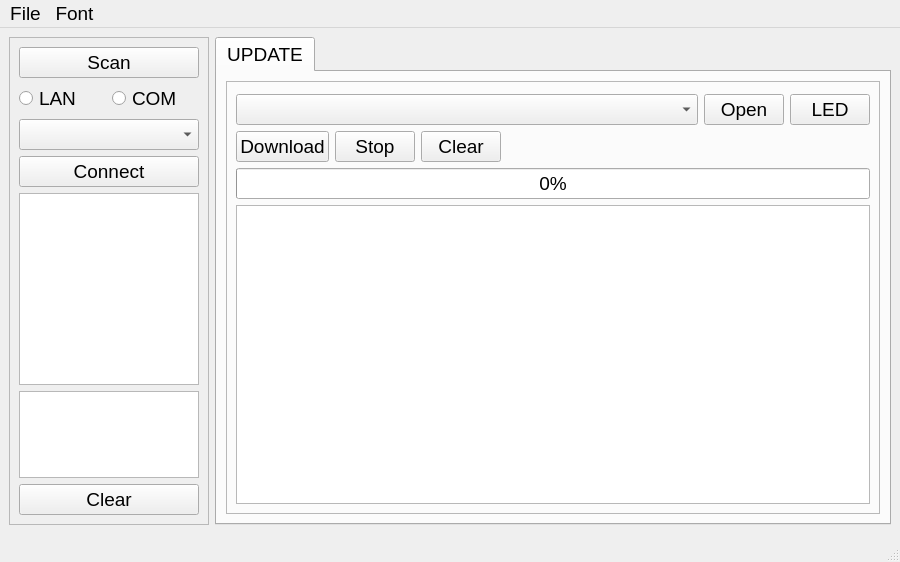
<?xml version="1.0" encoding="UTF-8"?>
<ui version="4.0">
 <class>MainWindow</class>
 <widget class="QMainWindow" name="MainWindow">
  <property name="geometry">
   <rect>
    <x>0</x>
    <y>0</y>
    <width>900</width>
    <height>562</height>
   </rect>
  </property>
  <property name="font">
   <font>
    <pointsize>14</pointsize>
   </font>
  </property>
  <property name="windowTitle">
   <string>FDCAN-GUI</string>
  </property>
  <widget class="QWidget" name="centralwidget">
   <layout class="QHBoxLayout" name="horizontalLayout">
    <item>
     <widget class="QFrame" name="frame">
      <property name="sizePolicy">
       <sizepolicy hsizetype="Preferred" vsizetype="Preferred">
        <horstretch>0</horstretch>
        <verstretch>0</verstretch>
       </sizepolicy>
      </property>
      <property name="minimumSize">
       <size>
        <width>200</width>
        <height>0</height>
       </size>
      </property>
      <property name="maximumSize">
       <size>
        <width>100</width>
        <height>16777215</height>
       </size>
      </property>
      <property name="frameShape">
       <enum>QFrame::StyledPanel</enum>
      </property>
      <property name="frameShadow">
       <enum>QFrame::Raised</enum>
      </property>
      <layout class="QVBoxLayout" name="verticalLayout_2">
       <property name="spacing">
        <number>-1</number>
       </property>
       <item>
        <widget class="QPushButton" name="btn_scan">
         <property name="text">
          <string>Scan</string>
         </property>
        </widget>
       </item>
       <item>
        <layout class="QHBoxLayout" name="horizontalLayout_3">
         <item>
          <widget class="QRadioButton" name="radio_mode_lan">
           <property name="text">
            <string>LAN</string>
           </property>
          </widget>
         </item>
         <item>
          <widget class="QRadioButton" name="radio_mode_com">
           <property name="text">
            <string>COM</string>
           </property>
          </widget>
         </item>
        </layout>
       </item>
       <item>
        <widget class="QComboBox" name="combo_device"/>
       </item>
       <item>
        <widget class="QPushButton" name="btn_connect">
         <property name="text">
          <string>Connect</string>
         </property>
        </widget>
       </item>
       <item>
        <widget class="QPlainTextEdit" name="text_device_info">
         <property name="sizePolicy">
          <sizepolicy hsizetype="Minimum" vsizetype="Minimum">
           <horstretch>0</horstretch>
           <verstretch>0</verstretch>
          </sizepolicy>
         </property>
         <property name="minimumSize">
          <size>
           <width>140</width>
           <height>0</height>
          </size>
         </property>
         <property name="lineWrapMode">
          <enum>QPlainTextEdit::NoWrap</enum>
         </property>
         <property name="readOnly">
          <bool>true</bool>
         </property>
         <property name="cursorWidth">
          <number>0</number>
         </property>
        </widget>
       </item>
       <item>
        <widget class="QPlainTextEdit" name="system_log"/>
       </item>
       <item>
        <widget class="QPushButton" name="btn_syslog_clear">
         <property name="text">
          <string>Clear</string>
         </property>
        </widget>
       </item>
      </layout>
     </widget>
    </item>
    <item>
     <widget class="QTabWidget" name="tabWidget">
      <property name="currentIndex">
       <number>0</number>
      </property>
      <widget class="QWidget" name="tab_update">
       <attribute name="title">
        <string>UPDATE</string>
       </attribute>
       <layout class="QVBoxLayout" name="verticalLayout_3">
        <item>
         <widget class="QFrame" name="frame_2">
          <property name="minimumSize">
           <size>
            <width>0</width>
            <height>300</height>
           </size>
          </property>
          <property name="frameShape">
           <enum>QFrame::StyledPanel</enum>
          </property>
          <property name="frameShadow">
           <enum>QFrame::Raised</enum>
          </property>
          <layout class="QVBoxLayout" name="verticalLayout_4">
           <property name="spacing">
            <number>-1</number>
           </property>
           <property name="topMargin">
            <number>12</number>
           </property>
           <item>
            <layout class="QHBoxLayout" name="horizontalLayout_2">
             <item>
              <widget class="QComboBox" name="combo_file"/>
             </item>
             <item>
              <widget class="QPushButton" name="btn_open">
               <property name="sizePolicy">
                <sizepolicy hsizetype="Fixed" vsizetype="Fixed">
                 <horstretch>0</horstretch>
                 <verstretch>0</verstretch>
                </sizepolicy>
               </property>
               <property name="minimumSize">
                <size>
                 <width>0</width>
                 <height>0</height>
                </size>
               </property>
               <property name="text">
                <string>Open</string>
               </property>
              </widget>
             </item>
             <item>
              <widget class="QPushButton" name="btn_led">
               <property name="sizePolicy">
                <sizepolicy hsizetype="Fixed" vsizetype="Fixed">
                 <horstretch>0</horstretch>
                 <verstretch>0</verstretch>
                </sizepolicy>
               </property>
               <property name="text">
                <string>LED</string>
               </property>
              </widget>
             </item>
            </layout>
           </item>
           <item>
            <layout class="QHBoxLayout" name="horizontalLayout_4">
             <property name="leftMargin">
              <number>0</number>
             </property>
             <property name="topMargin">
              <number>0</number>
             </property>
             <item>
              <widget class="QPushButton" name="btn_down">
               <property name="sizePolicy">
                <sizepolicy hsizetype="Minimum" vsizetype="Fixed">
                 <horstretch>0</horstretch>
                 <verstretch>0</verstretch>
                </sizepolicy>
               </property>
               <property name="text">
                <string>Download</string>
               </property>
              </widget>
             </item>
             <item>
              <widget class="QPushButton" name="btn_down_stop">
               <property name="text">
                <string>Stop</string>
               </property>
              </widget>
             </item>
             <item>
              <widget class="QPushButton" name="btn_log_clear">
               <property name="text">
                <string>Clear</string>
               </property>
              </widget>
             </item>
             <item>
              <spacer name="horizontalSpacer">
               <property name="orientation">
                <enum>Qt::Horizontal</enum>
               </property>
               <property name="sizeHint" stdset="0">
                <size>
                 <width>40</width>
                 <height>20</height>
                </size>
               </property>
              </spacer>
             </item>
            </layout>
           </item>
           <item>
            <widget class="QProgressBar" name="prog_bar_down">
             <property name="sizePolicy">
              <sizepolicy hsizetype="Expanding" vsizetype="Fixed">
               <horstretch>0</horstretch>
               <verstretch>0</verstretch>
              </sizepolicy>
             </property>
             <property name="minimumSize">
              <size>
               <width>0</width>
               <height>0</height>
              </size>
             </property>
             <property name="value">
              <number>0</number>
             </property>
            </widget>
           </item>
           <item>
            <widget class="QPlainTextEdit" name="log_text"/>
           </item>
          </layout>
         </widget>
        </item>
       </layout>
      </widget>
     </widget>
    </item>
   </layout>
  </widget>
  <widget class="QMenuBar" name="menubar">
   <property name="geometry">
    <rect>
     <x>0</x>
     <y>0</y>
     <width>900</width>
     <height>24</height>
    </rect>
   </property>
   <widget class="QMenu" name="menuFile">
    <property name="title">
     <string>File</string>
    </property>
    <addaction name="actionForce_Exit"/>
   </widget>
   <widget class="QMenu" name="menuLog">
    <property name="title">
     <string>Font</string>
    </property>
    <addaction name="action10"/>
    <addaction name="action11"/>
    <addaction name="action12"/>
    <addaction name="action13"/>
    <addaction name="action14"/>
   </widget>
   <addaction name="menuFile"/>
   <addaction name="menuLog"/>
  </widget>
  <widget class="QStatusBar" name="statusbar"/>
  <action name="actionForce_Exit">
   <property name="text">
    <string>Force Exit</string>
   </property>
  </action>
  <action name="action10">
   <property name="checkable">
    <bool>true</bool>
   </property>
   <property name="text">
    <string>10</string>
   </property>
  </action>
  <action name="action11">
   <property name="checkable">
    <bool>true</bool>
   </property>
   <property name="text">
    <string>11</string>
   </property>
  </action>
  <action name="action12">
   <property name="checkable">
    <bool>true</bool>
   </property>
   <property name="text">
    <string>12</string>
   </property>
  </action>
  <action name="action13">
   <property name="checkable">
    <bool>true</bool>
   </property>
   <property name="text">
    <string>13</string>
   </property>
  </action>
  <action name="action14">
   <property name="checkable">
    <bool>true</bool>
   </property>
   <property name="text">
    <string>14</string>
   </property>
  </action>
 </widget>
 <resources/>
 <connections/>
</ui>
